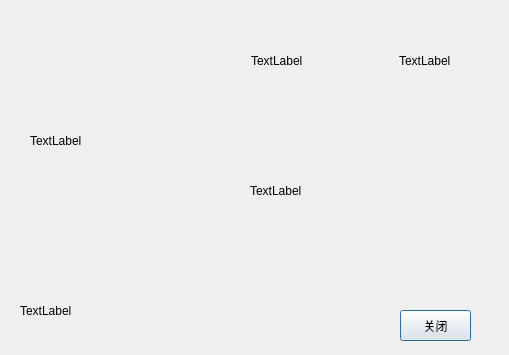
<?xml version="1.0" encoding="UTF-8"?>
<ui version="4.0">
 <class>GoodDetailDialog</class>
 <widget class="QDialog" name="GoodDetailDialog">
  <property name="geometry">
   <rect>
    <x>0</x>
    <y>0</y>
    <width>509</width>
    <height>355</height>
   </rect>
  </property>
  <property name="windowTitle">
   <string>Dialog</string>
  </property>
  <widget class="QLabel" name="imageLabel">
   <property name="geometry">
    <rect>
     <x>30</x>
     <y>20</y>
     <width>191</width>
     <height>241</height>
    </rect>
   </property>
   <property name="text">
    <string>TextLabel</string>
   </property>
  </widget>
  <widget class="QLabel" name="nameLable">
   <property name="geometry">
    <rect>
     <x>250</x>
     <y>10</y>
     <width>201</width>
     <height>31</height>
    </rect>
   </property>
   <property name="text">
    <string/>
   </property>
  </widget>
  <widget class="QLabel" name="detailLabel">
   <property name="geometry">
    <rect>
     <x>250</x>
     <y>100</y>
     <width>231</width>
     <height>181</height>
    </rect>
   </property>
   <property name="text">
    <string>TextLabel</string>
   </property>
  </widget>
  <widget class="QLabel" name="cutLabel">
   <property name="geometry">
    <rect>
     <x>20</x>
     <y>300</y>
     <width>201</width>
     <height>21</height>
    </rect>
   </property>
   <property name="text">
    <string>TextLabel</string>
   </property>
  </widget>
  <widget class="QPushButton" name="cancelBtn">
   <property name="geometry">
    <rect>
     <x>400</x>
     <y>310</y>
     <width>71</width>
     <height>31</height>
    </rect>
   </property>
   <property name="text">
    <string>关闭</string>
   </property>
  </widget>
  <widget class="QWidget" name="layoutWidget">
   <property name="geometry">
    <rect>
     <x>251</x>
     <y>50</y>
     <width>200</width>
     <height>22</height>
    </rect>
   </property>
   <layout class="QHBoxLayout" name="horizontalLayout">
    <item>
     <widget class="QLabel" name="priceLabel">
      <property name="text">
       <string>TextLabel</string>
      </property>
     </widget>
    </item>
    <item>
     <spacer name="horizontalSpacer">
      <property name="orientation">
       <enum>Qt::Horizontal</enum>
      </property>
      <property name="sizeHint" stdset="0">
       <size>
        <width>40</width>
        <height>20</height>
       </size>
      </property>
     </spacer>
    </item>
    <item>
     <widget class="QLabel" name="discountLabel">
      <property name="text">
       <string>TextLabel</string>
      </property>
     </widget>
    </item>
   </layout>
  </widget>
 </widget>
 <resources/>
 <connections/>
</ui>
